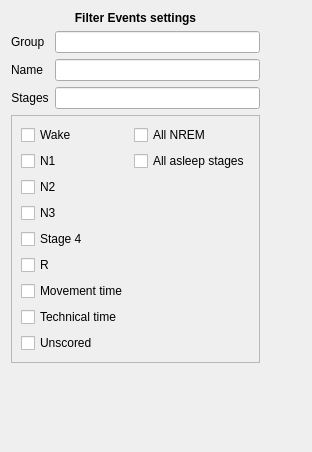
<?xml version="1.0" encoding="UTF-8"?>
<ui version="4.0">
 <class>FilterEventsSettingsView</class>
 <widget class="QWidget" name="FilterEventsSettingsView">
  <property name="geometry">
   <rect>
    <x>0</x>
    <y>0</y>
    <width>312</width>
    <height>452</height>
   </rect>
  </property>
  <property name="windowTitle">
   <string>Form</string>
  </property>
  <layout class="QHBoxLayout" name="horizontalLayout_3">
   <item>
    <layout class="QHBoxLayout" name="horizontalLayout_2">
     <item>
      <layout class="QVBoxLayout" name="verticalLayout_2">
       <item>
        <widget class="QLabel" name="label_8">
         <property name="font">
          <font>
           <weight>75</weight>
           <bold>true</bold>
          </font>
         </property>
         <property name="text">
          <string>Filter Events settings</string>
         </property>
         <property name="alignment">
          <set>Qt::AlignCenter</set>
         </property>
        </widget>
       </item>
       <item>
        <layout class="QVBoxLayout" name="verticalLayout">
         <item>
          <layout class="QFormLayout" name="formLayout">
           <item row="0" column="0">
            <widget class="QLabel" name="label_33">
             <property name="text">
              <string>Group</string>
             </property>
            </widget>
           </item>
           <item row="0" column="1">
            <widget class="QLineEdit" name="group_lineEdit">
             <property name="toolTip">
              <string>Filter events based on their group (literal string pattern).</string>
             </property>
            </widget>
           </item>
           <item row="1" column="0">
            <widget class="QLabel" name="label_34">
             <property name="text">
              <string>Name</string>
             </property>
            </widget>
           </item>
           <item row="1" column="1">
            <widget class="QLineEdit" name="name_lineEdit">
             <property name="toolTip">
              <string>Filter events based on their name (literal string pattern).</string>
             </property>
            </widget>
           </item>
           <item row="2" column="0">
            <widget class="QLabel" name="label_9">
             <property name="text">
              <string>Stages</string>
             </property>
             <property name="alignment">
              <set>Qt::AlignCenter</set>
             </property>
            </widget>
           </item>
           <item row="2" column="1">
            <widget class="QLineEdit" name="stages_lineEdit">
             <property name="enabled">
              <bool>true</bool>
             </property>
             <property name="toolTip">
              <string>Define the sleep stage selection with the checkbox below.</string>
             </property>
             <property name="readOnly">
              <bool>true</bool>
             </property>
            </widget>
           </item>
          </layout>
         </item>
         <item>
          <widget class="QFrame" name="frame">
           <property name="frameShape">
            <enum>QFrame::StyledPanel</enum>
           </property>
           <property name="frameShadow">
            <enum>QFrame::Raised</enum>
           </property>
           <layout class="QHBoxLayout" name="horizontalLayout">
            <item>
             <layout class="QGridLayout" name="gridLayout">
              <item row="2" column="0">
               <widget class="QCheckBox" name="stage2_checkBox">
                <property name="text">
                 <string>N2</string>
                </property>
               </widget>
              </item>
              <item row="0" column="1">
               <widget class="QCheckBox" name="nrem_checkBox">
                <property name="text">
                 <string>All NREM</string>
                </property>
               </widget>
              </item>
              <item row="5" column="0">
               <widget class="QCheckBox" name="rem_checkBox">
                <property name="text">
                 <string>R</string>
                </property>
               </widget>
              </item>
              <item row="8" column="0">
               <widget class="QCheckBox" name="undetermined_checkBox">
                <property name="text">
                 <string>Unscored</string>
                </property>
               </widget>
              </item>
              <item row="1" column="0">
               <widget class="QCheckBox" name="stage1_checkBox">
                <property name="text">
                 <string>N1</string>
                </property>
               </widget>
              </item>
              <item row="7" column="0">
               <widget class="QCheckBox" name="technicaltime_checkBox">
                <property name="text">
                 <string>Technical time</string>
                </property>
               </widget>
              </item>
              <item row="1" column="1">
               <widget class="QCheckBox" name="nwake_checkBox">
                <property name="toolTip">
                 <string>Check to select all sleep stages and exclude wake, movement, technical issues and unscored</string>
                </property>
                <property name="text">
                 <string>All asleep stages</string>
                </property>
               </widget>
              </item>
              <item row="0" column="0">
               <widget class="QCheckBox" name="wake_checkBox">
                <property name="enabled">
                 <bool>true</bool>
                </property>
                <property name="text">
                 <string>Wake</string>
                </property>
                <property name="checked">
                 <bool>false</bool>
                </property>
               </widget>
              </item>
              <item row="4" column="0">
               <widget class="QCheckBox" name="stage4_checkBox">
                <property name="text">
                 <string>Stage 4</string>
                </property>
               </widget>
              </item>
              <item row="3" column="0">
               <widget class="QCheckBox" name="stage3_checkBox">
                <property name="text">
                 <string>N3</string>
                </property>
               </widget>
              </item>
              <item row="6" column="0">
               <widget class="QCheckBox" name="movementtime_checkBox">
                <property name="text">
                 <string>Movement time</string>
                </property>
               </widget>
              </item>
             </layout>
            </item>
           </layout>
          </widget>
         </item>
        </layout>
       </item>
       <item>
        <spacer name="verticalSpacer">
         <property name="orientation">
          <enum>Qt::Vertical</enum>
         </property>
         <property name="sizeHint" stdset="0">
          <size>
           <width>20</width>
           <height>52</height>
          </size>
         </property>
        </spacer>
       </item>
      </layout>
     </item>
     <item>
      <spacer name="horizontalSpacer">
       <property name="orientation">
        <enum>Qt::Horizontal</enum>
       </property>
       <property name="sizeHint" stdset="0">
        <size>
         <width>40</width>
         <height>20</height>
        </size>
       </property>
      </spacer>
     </item>
    </layout>
   </item>
  </layout>
 </widget>
 <resources/>
 <connections>
  <connection>
   <sender>wake_checkBox</sender>
   <signal>stateChanged(int)</signal>
   <receiver>FilterEventsSettingsView</receiver>
   <slot>on_event_stages_changed()</slot>
   <hints>
    <hint type="sourcelabel">
     <x>44</x>
     <y>88</y>
    </hint>
    <hint type="destinationlabel">
     <x>97</x>
     <y>75</y>
    </hint>
   </hints>
  </connection>
  <connection>
   <sender>undetermined_checkBox</sender>
   <signal>stateChanged(int)</signal>
   <receiver>FilterEventsSettingsView</receiver>
   <slot>on_event_stages_changed()</slot>
   <hints>
    <hint type="sourcelabel">
     <x>55</x>
     <y>248</y>
    </hint>
    <hint type="destinationlabel">
     <x>240</x>
     <y>142</y>
    </hint>
   </hints>
  </connection>
  <connection>
   <sender>technicaltime_checkBox</sender>
   <signal>stateChanged(int)</signal>
   <receiver>FilterEventsSettingsView</receiver>
   <slot>on_event_stages_changed()</slot>
   <hints>
    <hint type="sourcelabel">
     <x>55</x>
     <y>228</y>
    </hint>
    <hint type="destinationlabel">
     <x>240</x>
     <y>142</y>
    </hint>
   </hints>
  </connection>
  <connection>
   <sender>movementtime_checkBox</sender>
   <signal>stateChanged(int)</signal>
   <receiver>FilterEventsSettingsView</receiver>
   <slot>on_event_stages_changed()</slot>
   <hints>
    <hint type="sourcelabel">
     <x>55</x>
     <y>208</y>
    </hint>
    <hint type="destinationlabel">
     <x>240</x>
     <y>142</y>
    </hint>
   </hints>
  </connection>
  <connection>
   <sender>rem_checkBox</sender>
   <signal>stateChanged(int)</signal>
   <receiver>FilterEventsSettingsView</receiver>
   <slot>on_event_stages_changed()</slot>
   <hints>
    <hint type="sourcelabel">
     <x>44</x>
     <y>188</y>
    </hint>
    <hint type="destinationlabel">
     <x>240</x>
     <y>142</y>
    </hint>
   </hints>
  </connection>
  <connection>
   <sender>stage4_checkBox</sender>
   <signal>stateChanged(int)</signal>
   <receiver>FilterEventsSettingsView</receiver>
   <slot>on_event_stages_changed()</slot>
   <hints>
    <hint type="sourcelabel">
     <x>44</x>
     <y>168</y>
    </hint>
    <hint type="destinationlabel">
     <x>240</x>
     <y>142</y>
    </hint>
   </hints>
  </connection>
  <connection>
   <sender>stage3_checkBox</sender>
   <signal>stateChanged(int)</signal>
   <receiver>FilterEventsSettingsView</receiver>
   <slot>on_event_stages_changed()</slot>
   <hints>
    <hint type="sourcelabel">
     <x>44</x>
     <y>148</y>
    </hint>
    <hint type="destinationlabel">
     <x>240</x>
     <y>142</y>
    </hint>
   </hints>
  </connection>
  <connection>
   <sender>stage2_checkBox</sender>
   <signal>stateChanged(int)</signal>
   <receiver>FilterEventsSettingsView</receiver>
   <slot>on_event_stages_changed()</slot>
   <hints>
    <hint type="sourcelabel">
     <x>44</x>
     <y>128</y>
    </hint>
    <hint type="destinationlabel">
     <x>240</x>
     <y>142</y>
    </hint>
   </hints>
  </connection>
  <connection>
   <sender>stage1_checkBox</sender>
   <signal>stateChanged(int)</signal>
   <receiver>FilterEventsSettingsView</receiver>
   <slot>on_event_stages_changed()</slot>
   <hints>
    <hint type="sourcelabel">
     <x>44</x>
     <y>108</y>
    </hint>
    <hint type="destinationlabel">
     <x>240</x>
     <y>142</y>
    </hint>
   </hints>
  </connection>
  <connection>
   <sender>nwake_checkBox</sender>
   <signal>stateChanged(int)</signal>
   <receiver>FilterEventsSettingsView</receiver>
   <slot>on_event_nwake_changed()</slot>
   <hints>
    <hint type="sourcelabel">
     <x>144</x>
     <y>108</y>
    </hint>
    <hint type="destinationlabel">
     <x>240</x>
     <y>142</y>
    </hint>
   </hints>
  </connection>
  <connection>
   <sender>nrem_checkBox</sender>
   <signal>stateChanged(int)</signal>
   <receiver>FilterEventsSettingsView</receiver>
   <slot>on_event_nrem_changed()</slot>
   <hints>
    <hint type="sourcelabel">
     <x>144</x>
     <y>88</y>
    </hint>
    <hint type="destinationlabel">
     <x>240</x>
     <y>142</y>
    </hint>
   </hints>
  </connection>
 </connections>
 <slots>
  <slot>on_choose()</slot>
  <slot>on_input_format_changed()</slot>
  <slot>on_event_stages_changed()</slot>
  <slot>on_event_stages_wrap_changed()</slot>
  <slot>on_event_nrem_changed()</slot>
  <slot>on_event_nwake_changed()</slot>
 </slots>
</ui>
